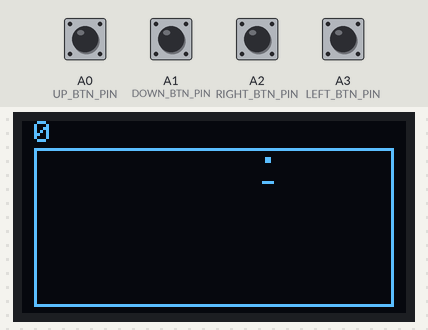
A sketch run on a simulated Arduino Uno, built with avr-gcc and run on an emulated ATmega328P. Parts: 128×64 one-colour display. The test bench sets the inputs (shaded band); at power-on: A0 (UP_BTN_PIN), A1 (DOWN_BTN_PIN), A2 (RIGHT_BTN_PIN), A3 (LEFT_BTN_PIN) HIGH. Random numbers use the default seed unless the sketch sets one.

Above: at 1.27 s.
1.3 s: A0 (UP_BTN_PIN) pulled LOW for 0.15 s
2.0 s: A2 (RIGHT_BTN_PIN) pulled LOW for 0.15 s
2.7 s: A1 (DOWN_BTN_PIN) pulled LOW for 0.15 s
3.4 s: A3 (LEFT_BTN_PIN) pulled LOW for 0.15 s
4.1 s: A0 (UP_BTN_PIN) pulled LOW for 1 s
Timing chart, 0 to 6.7 s (numbered marks = the images above; inputs shaded):
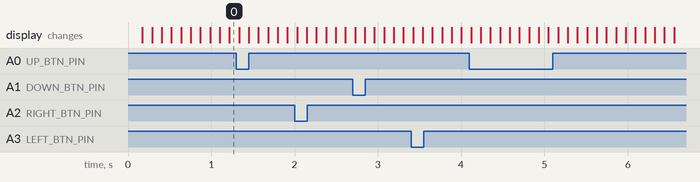

The sketch:

snake.ino
```cpp
#include <SPI.h>
#include <Wire.h>
#include <Adafruit_GFX.h>
#include <Adafruit_SSD1306.h>

#define WIDTH 128
#define HEIGHT 64

#define SD_CS 10

#define OLED_DC     6
#define OLED_CS     7
#define OLED_RESET  8
Adafruit_SSD1306 display(WIDTH, HEIGHT, &SPI, OLED_DC, OLED_RESET, OLED_CS);

#define UP_BTN_PIN A0
#define DOWN_BTN_PIN A1
#define RIGHT_BTN_PIN A2
#define LEFT_BTN_PIN A3

#define UP_BTN 0
#define DOWN_BTN 1
#define RIGHT_BTN 2
#define LEFT_BTN 3

// Queste macro permettono di srivere sigoli bit all'interno di una variabile
#define setBit(v, x) ((v) |= 1 << (x))
#define resetBit(v, x) ((v) &= ~(1 << (x)))
#define getBit(v, x) ((v) & (1 << (x)))

uint8_t btnsHeld = 0;
uint8_t prevBtnsHeld = 0;
uint8_t btnsPressed = 0;

void setup() {
	// Le due linee seguenti disablitano il lettore SD in modo che non sia in conflitto con il display
	pinMode(SD_CS, OUTPUT);
	digitalWrite(SD_CS, HIGH);

	// I pin dei botton sono impostati come INPUT_PULLUP in modo che gli input dei bottoni siano ben definiti
	pinMode(UP_BTN_PIN, INPUT_PULLUP);
	pinMode(DOWN_BTN_PIN, INPUT_PULLUP);
	pinMode(RIGHT_BTN_PIN, INPUT_PULLUP);
	pinMode(LEFT_BTN_PIN, INPUT_PULLUP);

	display.begin(SSD1306_SWITCHCAPVCC);

	GameSetup();
}
void loop() {
	resetBit(btnsPressed, UP_BTN);
	resetBit(btnsPressed, DOWN_BTN);
	resetBit(btnsPressed, LEFT_BTN);
	resetBit(btnsPressed, RIGHT_BTN);
	prevBtnsHeld = btnsHeld;

	// Il loop seguente continua a controllare lo stato dei pulsanti fino a quanto una certa quantita di tempo passa
	long t0 = micros();
	for (;;) {
		long t = micros();

		// Lo stato dei pulsanti e' invertito in quanto sono in configurazione PULLUP
		bool up = !digitalRead(UP_BTN_PIN);
		bool down = !digitalRead(DOWN_BTN_PIN);
		bool left = !digitalRead(LEFT_BTN_PIN);
		bool right = !digitalRead(RIGHT_BTN_PIN);

		// Se il pulsante viene premuto e nel frame precedente non era premuto allora e' stato premuto nel frame corrente
		if (up && !getBit(prevBtnsHeld, UP_BTN)) setBit(btnsPressed, UP_BTN);
		if (down && !getBit(prevBtnsHeld, DOWN_BTN)) setBit(btnsPressed, DOWN_BTN);
		if (left && !getBit(prevBtnsHeld, LEFT_BTN)) setBit(btnsPressed, LEFT_BTN);
		if (right && !getBit(prevBtnsHeld, RIGHT_BTN)) setBit(btnsPressed, RIGHT_BTN);

		if (up) setBit(btnsHeld, UP_BTN);
		else resetBit(btnsHeld, UP_BTN);

		if (down) setBit(btnsHeld, DOWN_BTN);
		else resetBit(btnsHeld, DOWN_BTN);

		if (left) setBit(btnsHeld, LEFT_BTN);
		else resetBit(btnsHeld, LEFT_BTN);

		if (right) setBit(btnsHeld, RIGHT_BTN);
		else resetBit(btnsHeld, RIGHT_BTN);

		if (t - t0 > 90000) break;
	}

	gameLoop();
}

// ###########################################################################

enum Directions { LEFT, RIGHT, DOWN, UP };

// struct per rappresentare una posizione sul display
struct Pos { uint8_t x, y; };

class Snake {
	// direzione in cui si muove lo snake
	Directions direction = LEFT;

	uint8_t length = 4;

	// posizione di ogni pezzo appertenente al serpente
	Pos body[128] = { { 90, 20 }, { 91, 20 }, { 92, 20 }, { 93, 20 } };

	Pos tail;

	// se il serpente e' cresiuto nel frame corrente
	bool grown = false;

public:
	// funzione che disegna l'intero serpente durante il setup del gioco
	void firstDraw(Adafruit_SSD1306* display) {
		for (uint16_t i = 0; i < length; i++)
			display->drawPixel(body[i].x, body[i].y, SSD1306_WHITE);
	}

	void setDirection(Directions newDir) {
		direction = newDir;
	}

	Directions getDirection() {
		return direction;
	}

	// questa funzione ritorna true se il serpente ha colpito se stesso
	bool update(Pos food) {
		tail = body[length - 1];
		grown = false;

		Pos head = body[0];

		// muove la testa del serpente a seconda della direzione in cui si sta muovendo
		if (direction == RIGHT) ++head.x;
		else if (direction == LEFT) --head.x;
		else if (direction == UP) --head.y;
		else if (direction == DOWN) ++head.y;

		// teletrasporta il serpente se colpisce il muro
		if (head.x < 5) head.x = 122;
		if (head.x > 122) head.x = 5;
		if (head.y < 10) head.y = 60;
		if (head.y > 60) head.y = 10;

		// la nuova posizioe della testa del serpente viene inserita come primo elemento
		// dell'array body e tutte le posizioni vengono spostate all'index successivo, la
		// coda che e' salvata all'inizio di questa funzione viene sovrascritta in quanto
		// non fa piu' parte del serpente
		for (uint16_t i = length - 1; i > 0; i--) {
			body[i] = body[i - 1];
			// controlla se una delle posizioni del corpo e' nella stessa posizione della testa
			if (head.x == body[i].x && head.y == body[i].y)
				return true;
		}
		body[0] = head;

		// controlla se il serpente e' ha mangiato il cibo
		bool isOnFoodX = body[0].x == food.x || body[0].x == food.x + 1;
		bool isOnFoodY = body[0].y == food.y || body[0].y == food.y + 1;
		if (isOnFoodX && isOnFoodY) {
			body[length++] = tail;
			grown = true;
		}

		return false;
	}

	bool hasEatenFood() { return grown; }

	void draw(Adafruit_SSD1306* display) {
		display->drawPixel(body[0].x, body[0].y, SSD1306_WHITE);
		// cancella il pixel che era la coda nel frame precedente, se il serpente non e' cresiuto
		if (!grown) display->drawPixel(tail.x, tail.y, SSD1306_BLACK);
	}
};

Snake snake;
Pos food;
uint16_t score = 0;

void GameSetup() {
	// impostazioni per disegnare il testo
	display.setTextSize(1);
	display.setTextColor(SSD1306_WHITE);
	display.setCursor(4,0);

	display.clearDisplay();
	// disegna il bordo del campo di gioco
	display.drawRect(4, 9, WIDTH - 8, HEIGHT - 11, SSD1306_WHITE);

	display.print(score);

	snake.firstDraw(&display);

	// scegli una posizioe casuale per il cibo
	food = { random(5, 122), random(11, 59) };
	display.drawPixel(food.x + 0, food.y + 0, SSD1306_WHITE);
	display.drawPixel(food.x + 1, food.y + 0, SSD1306_WHITE);
	display.drawPixel(food.x + 0, food.y + 1, SSD1306_WHITE);
	display.drawPixel(food.x + 1, food.y + 1, SSD1306_WHITE);

	display.display();
}

void gameLoop() {
	Directions curDir = snake.getDirection();
	// cambia la direzione del serpente a seconda dell'input, impedendo rotazioni di 180 gradi
	if (curDir != DOWN  && getBit(btnsPressed, UP_BTN)) snake.setDirection(UP);
	if (curDir != UP && getBit(btnsPressed, DOWN_BTN)) snake.setDirection(DOWN);
	if (curDir != RIGHT && getBit(btnsPressed, LEFT_BTN)) snake.setDirection(LEFT);
	if (curDir != LEFT && getBit(btnsPressed, RIGHT_BTN)) snake.setDirection(RIGHT);

	if (snake.update(food)) {
		// se il serpente si colpisce allora mostra la scritta game over
		display.clearDisplay();

		display.setCursor(4,0);
		display.print(score);

		display.setTextSize(2);
		display.setCursor(11,27);

		display.drawRect(4, 9, WIDTH - 8, HEIGHT - 11, SSD1306_WHITE);

		display.print(F("GAME OVER"));

		display.display();
		// ferma l'esecuzione e aspetta un reset
		for (;;);
	}
	if (snake.hasEatenFood()) {
		// cancella il cibo precedente
		display.drawPixel(food.x + 0, food.y + 0, SSD1306_BLACK);
		display.drawPixel(food.x + 1, food.y + 0, SSD1306_BLACK);
		display.drawPixel(food.x + 0, food.y + 1, SSD1306_BLACK);
		display.drawPixel(food.x + 1, food.y + 1, SSD1306_BLACK);
		// cancella il punteggio vecchio e disegna quello nuovo
		display.fillRect(0, 0,WIDTH, 9, SSD1306_BLACK);
		display.setCursor(4,0);
		display.print(++score);

		// genera una nuova posizioe del cibo e disegnala
		food = { random(5, 122), random(11, 59) };
		display.drawPixel(food.x + 0, food.y + 0, SSD1306_WHITE);
		display.drawPixel(food.x + 1, food.y + 0, SSD1306_WHITE);
		display.drawPixel(food.x + 0, food.y + 1, SSD1306_WHITE);
		display.drawPixel(food.x + 1, food.y + 1, SSD1306_WHITE);

	}
	snake.draw(&display);

	display.display();
}
```
